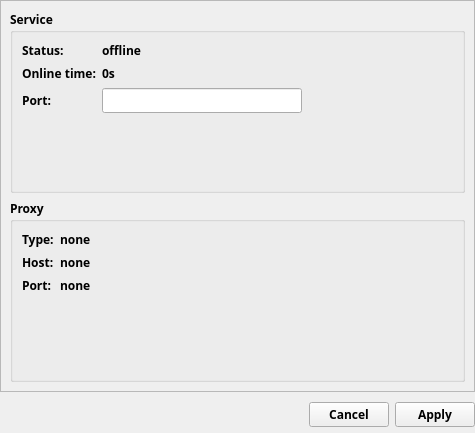
<?xml version="1.0" encoding="UTF-8"?>
<ui version="4.0">
 <class>ServerInfoPage</class>
 <widget class="QWidget" name="ServerInfoPage">
  <property name="geometry">
   <rect>
    <x>0</x>
    <y>0</y>
    <width>475</width>
    <height>433</height>
   </rect>
  </property>
  <property name="sizePolicy">
   <sizepolicy hsizetype="Maximum" vsizetype="Maximum">
    <horstretch>0</horstretch>
    <verstretch>0</verstretch>
   </sizepolicy>
  </property>
  <property name="font">
   <font>
    <family>Anonymous Pro</family>
    <bold>true</bold>
   </font>
  </property>
  <property name="windowTitle">
   <string>Form</string>
  </property>
  <property name="styleSheet">
   <string notr="true"/>
  </property>
  <layout class="QFormLayout" name="formLayout_2">
   <property name="horizontalSpacing">
    <number>0</number>
   </property>
   <property name="verticalSpacing">
    <number>0</number>
   </property>
   <property name="leftMargin">
    <number>0</number>
   </property>
   <property name="topMargin">
    <number>0</number>
   </property>
   <property name="rightMargin">
    <number>0</number>
   </property>
   <property name="bottomMargin">
    <number>0</number>
   </property>
   <item row="0" column="1">
    <widget class="QFrame" name="frame">
     <property name="sizePolicy">
      <sizepolicy hsizetype="Expanding" vsizetype="Expanding">
       <horstretch>0</horstretch>
       <verstretch>0</verstretch>
      </sizepolicy>
     </property>
     <property name="styleSheet">
      <string notr="true"/>
     </property>
     <layout class="QGridLayout" name="gridLayout">
      <property name="leftMargin">
       <number>0</number>
      </property>
      <property name="topMargin">
       <number>0</number>
      </property>
      <property name="rightMargin">
       <number>0</number>
      </property>
      <property name="bottomMargin">
       <number>6</number>
      </property>
      <property name="horizontalSpacing">
       <number>0</number>
      </property>
      <property name="verticalSpacing">
       <number>10</number>
      </property>
      <item row="0" column="0" colspan="3">
       <widget class="QScrollArea" name="scrollArea">
        <property name="styleSheet">
         <string notr="true"/>
        </property>
        <property name="frameShape">
         <enum>QFrame::StyledPanel</enum>
        </property>
        <property name="frameShadow">
         <enum>QFrame::Sunken</enum>
        </property>
        <property name="lineWidth">
         <number>1</number>
        </property>
        <property name="widgetResizable">
         <bool>true</bool>
        </property>
        <widget class="QWidget" name="scrollAreaWidgetContents">
         <property name="geometry">
          <rect>
           <x>0</x>
           <y>0</y>
           <width>473</width>
           <height>391</height>
          </rect>
         </property>
         <layout class="QVBoxLayout" name="verticalLayout">
          <item>
           <widget class="QGroupBox" name="groupBox_3">
            <property name="title">
             <string>Service</string>
            </property>
            <layout class="QFormLayout" name="formLayout">
             <item row="0" column="0">
              <widget class="QLabel" name="label">
               <property name="text">
                <string>Status:</string>
               </property>
              </widget>
             </item>
             <item row="0" column="1">
              <widget class="QLabel" name="label_server_status">
               <property name="text">
                <string>offline</string>
               </property>
              </widget>
             </item>
             <item row="1" column="0">
              <widget class="QLabel" name="label_3">
               <property name="text">
                <string>Online time:</string>
               </property>
              </widget>
             </item>
             <item row="1" column="1">
              <widget class="QLabel" name="label_online_time">
               <property name="text">
                <string>0s</string>
               </property>
              </widget>
             </item>
             <item row="2" column="0">
              <widget class="QLabel" name="label_4">
               <property name="text">
                <string>Port:</string>
               </property>
              </widget>
             </item>
             <item row="2" column="1">
              <widget class="QLineEdit" name="server_port_edit">
               <property name="maximumSize">
                <size>
                 <width>200</width>
                 <height>16777215</height>
                </size>
               </property>
               <property name="text">
                <string/>
               </property>
              </widget>
             </item>
            </layout>
           </widget>
          </item>
          <item>
           <widget class="QGroupBox" name="groupBox_2">
            <property name="styleSheet">
             <string notr="true"/>
            </property>
            <property name="title">
             <string>Proxy</string>
            </property>
            <layout class="QFormLayout" name="formLayout_3">
             <item row="0" column="0">
              <widget class="QLabel" name="label_10">
               <property name="text">
                <string>Type:</string>
               </property>
              </widget>
             </item>
             <item row="1" column="0">
              <widget class="QLabel" name="label_7">
               <property name="text">
                <string>Host:</string>
               </property>
              </widget>
             </item>
             <item row="2" column="0">
              <widget class="QLabel" name="label_9">
               <property name="text">
                <string>Port:</string>
               </property>
              </widget>
             </item>
             <item row="0" column="1">
              <widget class="QLabel" name="label_11">
               <property name="text">
                <string>none</string>
               </property>
              </widget>
             </item>
             <item row="1" column="1">
              <widget class="QLabel" name="label_8">
               <property name="text">
                <string>none</string>
               </property>
              </widget>
             </item>
             <item row="2" column="1">
              <widget class="QLabel" name="label_12">
               <property name="text">
                <string>none</string>
               </property>
              </widget>
             </item>
            </layout>
           </widget>
          </item>
         </layout>
        </widget>
       </widget>
      </item>
      <item row="1" column="0">
       <widget class="QDialogButtonBox" name="buttonBox">
        <property name="standardButtons">
         <set>QDialogButtonBox::Apply|QDialogButtonBox::Cancel</set>
        </property>
        <property name="centerButtons">
         <bool>false</bool>
        </property>
       </widget>
      </item>
     </layout>
    </widget>
   </item>
  </layout>
 </widget>
 <resources/>
 <connections/>
</ui>
